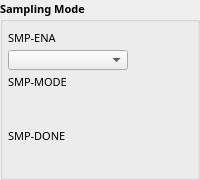
         <widget class="QGroupBox" name="groupBox">
          <property name="sizePolicy">
           <sizepolicy hsizetype="Fixed" vsizetype="Fixed">
            <horstretch>0</horstretch>
            <verstretch>0</verstretch>
           </sizepolicy>
          </property>
          <property name="minimumSize">
           <size>
            <width>130</width>
            <height>180</height>
           </size>
          </property>
          <property name="font">
           <font>
            <family>Sans Serif</family>
            <pointsize>8</pointsize>
            <weight>75</weight>
            <bold>true</bold>
           </font>
          </property>
          <property name="title">
           <string>Sampling Mode</string>
          </property>
          <layout class="QVBoxLayout" name="verticalLayout_3">
           <property name="spacing">
            <number>1</number>
           </property>
           <property name="margin">
            <number>5</number>
           </property>
           <item>
            <widget class="QLabel" name="label_30">
             <property name="sizePolicy">
              <sizepolicy hsizetype="Preferred" vsizetype="Fixed">
               <horstretch>0</horstretch>
               <verstretch>0</verstretch>
              </sizepolicy>
             </property>
             <property name="minimumSize">
              <size>
               <width>0</width>
               <height>15</height>
              </size>
             </property>
             <property name="font">
              <font>
               <family>Sans Serif</family>
               <pointsize>8</pointsize>
               <weight>50</weight>
               <bold>false</bold>
              </font>
             </property>
             <property name="text">
              <string>SMP-ENA</string>
             </property>
             <property name="alignment">
              <set>Qt::AlignLeading|Qt::AlignLeft|Qt::AlignVCenter</set>
             </property>
            </widget>
           </item>
           <item>
            <widget class="caMenu" name="caMenu_0">
             <property name="sizePolicy">
              <sizepolicy hsizetype="Fixed" vsizetype="Fixed">
               <horstretch>0</horstretch>
               <verstretch>0</verstretch>
              </sizepolicy>
             </property>
             <property name="minimumSize">
              <size>
               <width>120</width>
               <height>20</height>
              </size>
             </property>
             <property name="maximumSize">
              <size>
               <width>16777215</width>
               <height>20</height>
              </size>
             </property>
             <property name="channel" stdset="0">
              <string>$(DEV):SMP-MODE</string>
             </property>
             <property name="colorMode">
              <enum>caMenu::Static</enum>
             </property>
             <property name="foreground">
              <color>
               <red>0</red>
               <green>0</green>
               <blue>0</blue>
              </color>
             </property>
             <property name="background">
              <color>
               <red>212</red>
               <green>219</green>
               <blue>157</blue>
              </color>
             </property>
            </widget>
           </item>
           <item>
            <layout class="QVBoxLayout" name="verticalLayout_10"/>
           </item>
           <item>
            <widget class="QLabel" name="label_31">
             <property name="sizePolicy">
              <sizepolicy hsizetype="Preferred" vsizetype="Fixed">
               <horstretch>0</horstretch>
               <verstretch>0</verstretch>
              </sizepolicy>
             </property>
             <property name="minimumSize">
              <size>
               <width>0</width>
               <height>15</height>
              </size>
             </property>
             <property name="font">
              <font>
               <pointsize>8</pointsize>
               <weight>50</weight>
               <bold>false</bold>
              </font>
             </property>
             <property name="text">
              <string>SMP-MODE</string>
             </property>
             <property name="alignment">
              <set>Qt::AlignLeading|Qt::AlignLeft|Qt::AlignVCenter</set>
             </property>
            </widget>
           </item>
           <item>
            <widget class="caChoice" name="caChoice_0">
             <property name="sizePolicy">
              <sizepolicy hsizetype="Fixed" vsizetype="Fixed">
               <horstretch>0</horstretch>
               <verstretch>0</verstretch>
              </sizepolicy>
             </property>
             <property name="minimumSize">
              <size>
               <width>120</width>
               <height>30</height>
              </size>
             </property>
             <property name="maximumSize">
              <size>
               <width>120</width>
               <height>30</height>
              </size>
             </property>
             <property name="channel" stdset="0">
              <string>$(DEV):SMP-ENA</string>
             </property>
             <property name="foreground">
              <color>
               <red>0</red>
               <green>0</green>
               <blue>0</blue>
              </color>
             </property>
             <property name="background">
              <color>
               <red>187</red>
               <green>193</green>
               <blue>135</blue>
              </color>
             </property>
             <property name="colorMode">
              <enum>caChoice::Static</enum>
             </property>
             <property name="endBit">
              <number>1</number>
             </property>
            </widget>
           </item>
           <item>
            <widget class="QLabel" name="label_32">
             <property name="sizePolicy">
              <sizepolicy hsizetype="Preferred" vsizetype="Fixed">
               <horstretch>0</horstretch>
               <verstretch>0</verstretch>
              </sizepolicy>
             </property>
             <property name="minimumSize">
              <size>
               <width>0</width>
               <height>15</height>
              </size>
             </property>
             <property name="font">
              <font>
               <pointsize>8</pointsize>
               <weight>50</weight>
               <bold>false</bold>
              </font>
             </property>
             <property name="text">
              <string>SMP-DONE</string>
             </property>
             <property name="alignment">
              <set>Qt::AlignLeading|Qt::AlignLeft|Qt::AlignVCenter</set>
             </property>
            </widget>
           </item>
           <item>
            <widget class="caGraphics" name="caGraphics_0">
             <property name="sizePolicy">
              <sizepolicy hsizetype="Fixed" vsizetype="Fixed">
               <horstretch>0</horstretch>
               <verstretch>0</verstretch>
              </sizepolicy>
             </property>
             <property name="minimumSize">
              <size>
               <width>20</width>
               <height>20</height>
              </size>
             </property>
             <property name="foreground">
              <color>
               <red>0</red>
               <green>216</green>
               <blue>0</blue>
              </color>
             </property>
             <property name="linestyle" stdset="0">
              <enum>caGraphics::Solid</enum>
             </property>
             <property name="fillstyle" stdset="0">
              <enum>caGraphics::Filled</enum>
             </property>
             <property name="lineColor">
              <color>
               <red>0</red>
               <green>216</green>
               <blue>0</blue>
              </color>
             </property>
             <property name="visibility">
              <enum>caGraphics::IfNotZero</enum>
             </property>
             <property name="channel" stdset="0">
              <string>$(DEV):SMP-DONE</string>
             </property>
             <property name="form">
              <enum>caGraphics::Circle</enum>
             </property>
            </widget>
           </item>
          </layout>
         </widget>
